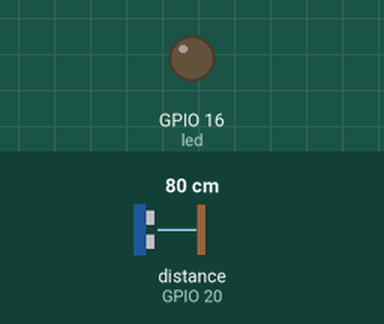
Simulated run of this program. Board: Raspberry Pi (BCM pin numbers). Parts: output pins drawn as LEDs (lit = HIGH). The test bench sets the inputs (shaded band); at power-on: distance to the obstacle (sensor on GPIO 20) 80 cm.

Above: at 1.2 s.
1.3 s: distance to the obstacle (sensor on GPIO 20) set to 23 cm
2.8 s: distance to the obstacle (sensor on GPIO 20) set to 19 cm
At 4.1 s:
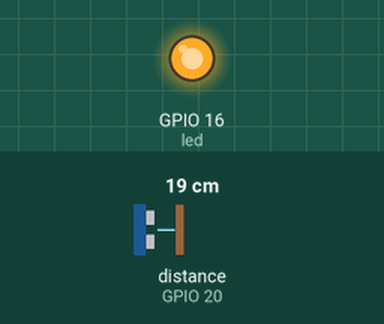
4.5 s: distance to the obstacle (sensor on GPIO 20) set to 35 cm
At 5.8 s:
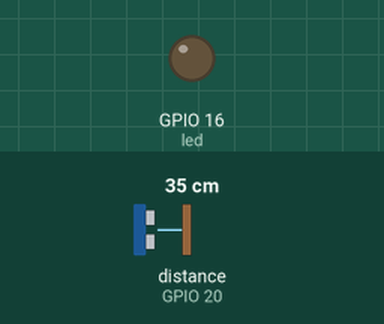
6.2 s: distance to the obstacle (sensor on GPIO 20) set to 2 cm
At 7.4 s:
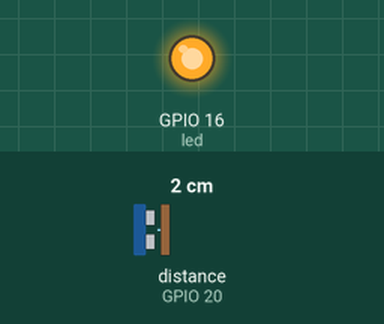
Timing chart, 0 to 8.9 s (numbered marks = the images above; inputs shaded):
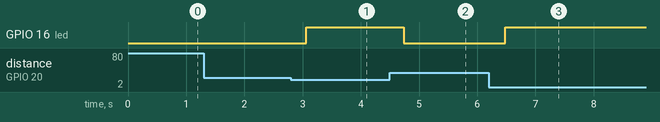

Measured:
- the behaviour switches between 21 and 20 cm on distance to the obstacle (sensor on GPIO 20) (found by bisection; images 0 and 1)
- after the input at 1.3 s, every drawn part: stays the same
- after the input at 2.8 s, GPIO 16 (led): LOW → HIGH after 0.26 s
- after the input at 4.5 s, GPIO 16 (led): HIGH → LOW after 0.24 s
- after the input at 6.2 s, GPIO 16 (led): LOW → HIGH after 0.28 s

The program:

distance_ex02.py
```python
from gpiozero import DistanceSensor, LED
from signal import pause

sensor = DistanceSensor(20, 21, max_distance=1, threshold_distance=0.2)
led = LED(16)

sensor.when_in_range = led.on
sensor.when_out_of_range = led.off

pause()
```
